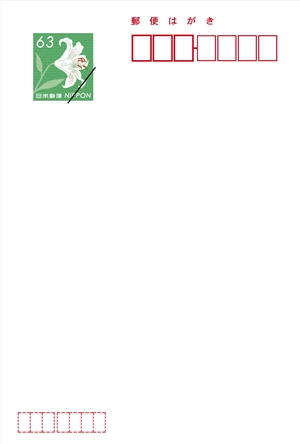
#> input picture pic_normal_new_01.jpg, 300 x 444 px, given in place of the camera
$ jupyter execute camera.ipynb
#> lines starting #> are read from the running program, lines starting #| are printed output that depends on the picture; after the words box and inside, x2 and y2 are one past the last pixel; in counts of white or black regions, pixels touching at a corner belong together; pictures that were not available may be replaced by others from this repository, and a replacement may not be noted
[cell 1]
import cv2
import numpy as np

#ウェブカメラからの入力の開始(標準のWEBカメラ)
cap=cv2.VideoCapture(0)
while True:
    #カメラ画像の読み込み
    _,frame=cap.read()
#> frame is the input picture: shape (444, 300, 3); mean B, G, R 249.4, 250.7, 250.3
    #画像を縮小表示する
    frame=cv2.resize(frame,(500,300))
#> frame: shape (300, 500, 3)
    #ウィンドウに画像を出力
    cv2.imshow('OpenCV Web Camera',frame)
    #ESCかEnterキーが押されたらループを抜ける
    k=cv2.waitKey(1) #1msec確認(そのとき押されているキーを入力)
#> (key Esc is pressed here)
    if k==27 or k==13:break

cap.release()#カメラを開放
cv2.destroyAllWindows()#ウィンドウを破棄

[cell 2]
import cv2
import numpy as np

#ウェブカメラからの入力の開始(標準のWEBカメラ)
cap=cv2.VideoCapture(0)
while True:
    #カメラ画像の読み込み
    _,frame=cap.read()
    #画像を縮小表示する
    frame=cv2.resize(frame,(500,300))
    #青色と緑色の成分を0に(Numpyのインデックスを利用)
    frame[:,:,0]=0#青色要素を0
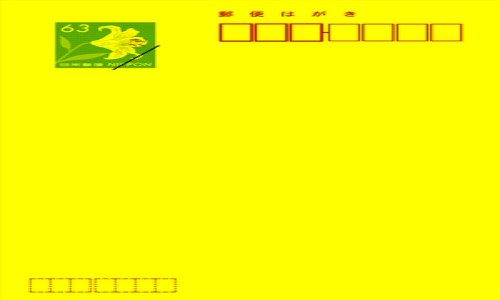
#> frame: shape (300, 500, 3); mean B, G, R 0, 250.7, 250.4
    frame[:,:,1]=0#緑色色素を0
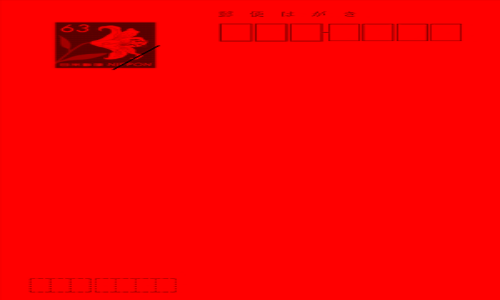
#> frame: shape (300, 500, 3); mean B, G, R 0, 0, 250.4
    #ウィンドウに画像を出力
    cv2.imshow('RED Camera',frame)
    #エンターが押されたら抜ける
    if cv2.waitKey(1)==13:break
#> (key Esc is pressed here)

cap.release()#カメラを開放
cv2.destroyAllWindows()#ウィンドウを破棄

[cell 3]
import cv2
import numpy as np

#ウェブカメラからの入力の開始(標準のWEBカメラ)
cap=cv2.VideoCapture(0)
while True:
    #カメラ画像の読み込み
    _,frame=cap.read()
    #画像を縮小表示する
    frame=cv2.resize(frame,(500,300))
    #色空間をHSVに変換
    hsv=cv2.cvtColor(frame,cv2.COLOR_BGR2HSV_FULL)
#> hsv: shape (300, 500, 3); mean H, S, V 12.6, 4.1, 252
    #HSVを分割
    h=hsv[:,:,0]
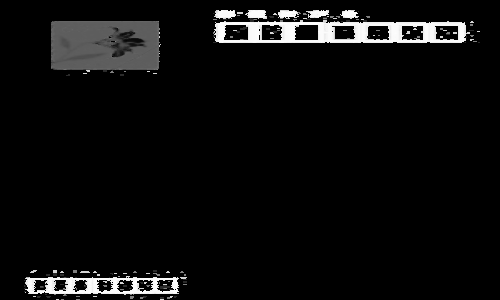
#> h: shape (300, 500); min 0, max 255, mean 12.6
    s=hsv[:,:,1]
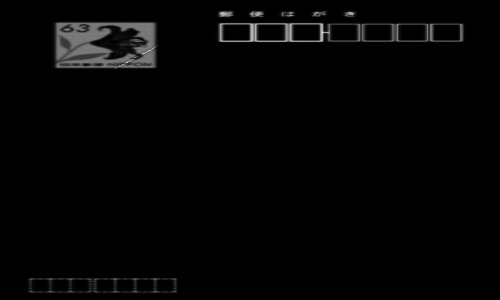
#> s: shape (300, 500); min 0, max 224, mean 4.1
    v=hsv[:,:,2]
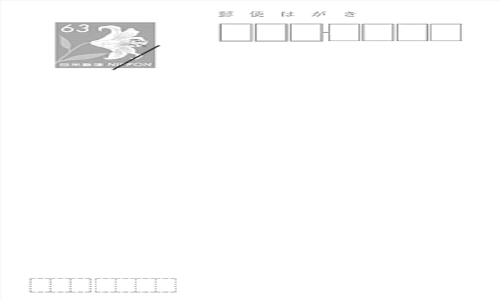
#> v: shape (300, 500); min 33, max 255, mean 252
    #赤色っぽい色を持つ画素だけを抽出
    img=np.zeros(h.shape,dtype=np.uint8)
    img[((h<50)|(h>200))&(s>100)]=255#255=白色で塗りつぶす
    #ウィンドウに画像を出力
    cv2.imshow('RED Camera',img)
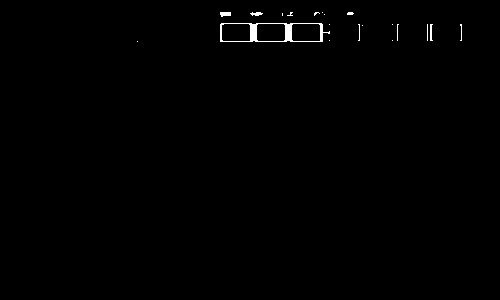
#> window 'RED Camera': shape (300, 500); 0.52% white; 20 white regions (15 under 20 px), largest, box (x1, y1, x2, y2) and area: (220, 23, 330, 42) 536, (220, 12, 231, 17) 45, (430, 24, 433, 41) 36, (250, 12, 263, 16) 35, (460, 24, 462, 41) 20
    if cv2.waitKey(1)==13:break
#> (key Esc is pressed here)

cap.release()#カメラ解放
cv2.destroyAllWindows()#ウィンドウを破棄

[cell 4]
import cv2

cap=cv2.VideoCapture(0)
img_last=None#前回の画像を記憶する変数
green=(0,255,0)

while True:
    #画像を取得
    _,frame=cap.read()
    frame=cv2.resize(frame,(500,300))
    #白黒画像に変換
    gray=cv2.cvtColor(frame,cv2.COLOR_BGR2GRAY)
    gray=cv2.GaussianBlur(gray,(9,9),0)
    img_b=cv2.threshold(gray,100,255,cv2.THRESH_BINARY)[1]
#> img_b: shape (300, 500); every value is 255
    #差分を確認
    if img_last is None:
        img_last=img_b
        continue
    frame_diff=cv2.absdiff(img_last,img_b)#画像ごとの差分を調べる
    cnts=cv2.findContours(frame_diff,
                         cv2.RETR_EXTERNAL,
                         cv2.CHAIN_APPROX_SIMPLE)[0]
    #差分があった点を画面に描く
    for pt in cnts:
        x,y,w,h=cv2.boundingRect(pt)
        if w<30:continue#小さな変更点は無視
        cv2.rectangle(frame,(x,y),(x+w,y+h),green,2)
    #今回のフレームを保存
    img_last=img_b
    #画面に表示
    cv2.imshow("Diff Camera",frame)
    cv2.imshow("diff data",frame_diff)
    if cv2.waitKey(1)==13: break
cap.release()
cv2.destroyAllWindows()

[cell 5]
import cv2,os

img_last=None#前回の画像
no=0#画像の枚数
save_dir="./exfish"#保存ディレクトリ名
#os.mkdir(save_dir)#ディレクトリを作成

#動画ファイルから入力を開始--1
cap=cv2.VideoCapture("fish.mp4")
while True:
    #画像を取得
    is_ok,frame=cap.read()
    if not is_ok: break
    frame=cv2.resize(frame,(640,360))
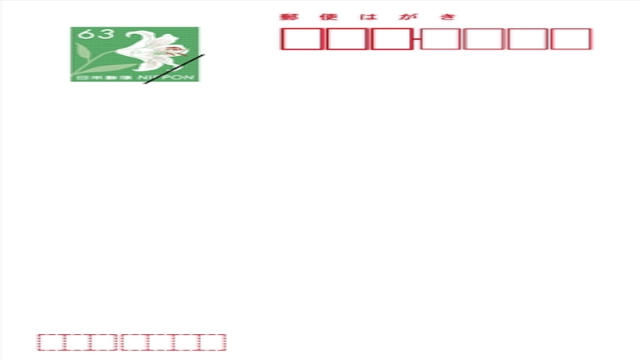
#> frame: shape (360, 640, 3); mean B, G, R 249.4, 250.7, 250.3
    #白黒画像に変換--2
    gray=cv2.cvtColor(frame,cv2.COLOR_BGR2GRAY)
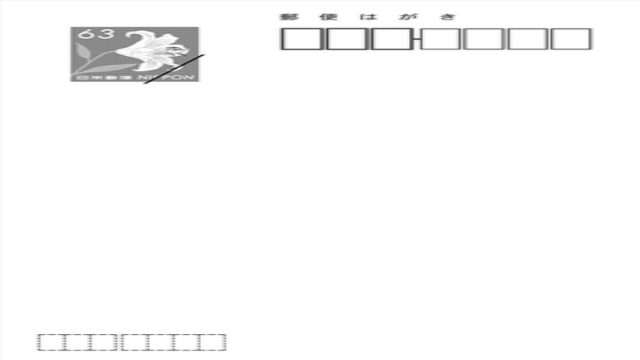
#> gray: shape (360, 640); min 15, max 255, mean 250.4
    gray=cv2.GaussianBlur(gray,(15,15),0)
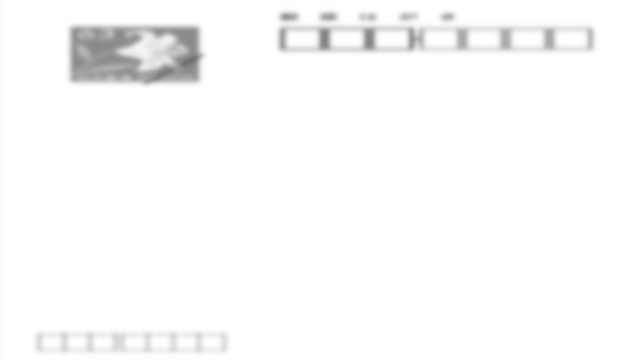
#> gray: shape (360, 640); min 111, max 255, mean 250.4
    img_b=cv2.threshold(gray,127,255,cv2.THRESH_BINARY)[1]
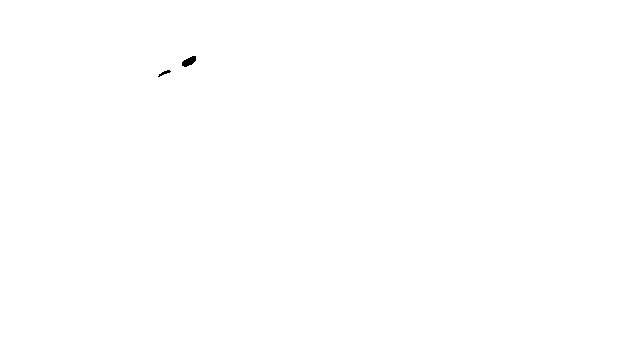
#> img_b: shape (360, 640); 99.9% white; 2 black regions, box (x1, y1, x2, y2) and area: (182, 56, 196, 67) 95, (158, 70, 171, 77) 34
    #差分を確認する
    if not img_last is None:
        frame_diff=cv2.absdiff(img_last,img_b)#--3
        cnts=cv2.findContours(frame_diff,
                                   cv2.RETR_EXTERNAL,
                                   cv2.CHAIN_APPROX_SIMPLE)[0]
        #差分があった領域をファイルに出力--4
        for pt in cnts:
            x,y,w,h=cv2.boundingRect(pt)
            if w<100 or w>500: continue#ノイズを除去
            #抽出した領域を画像として保存
            imgex=frame[y:y+h,x:x+w]
            outfile=save_dir+"/"+str(no)+".jpg"
            cv2.imwrite(outfile,imgex)
            no+=1
    img_last=img_b
cap.release()
print("ok")
